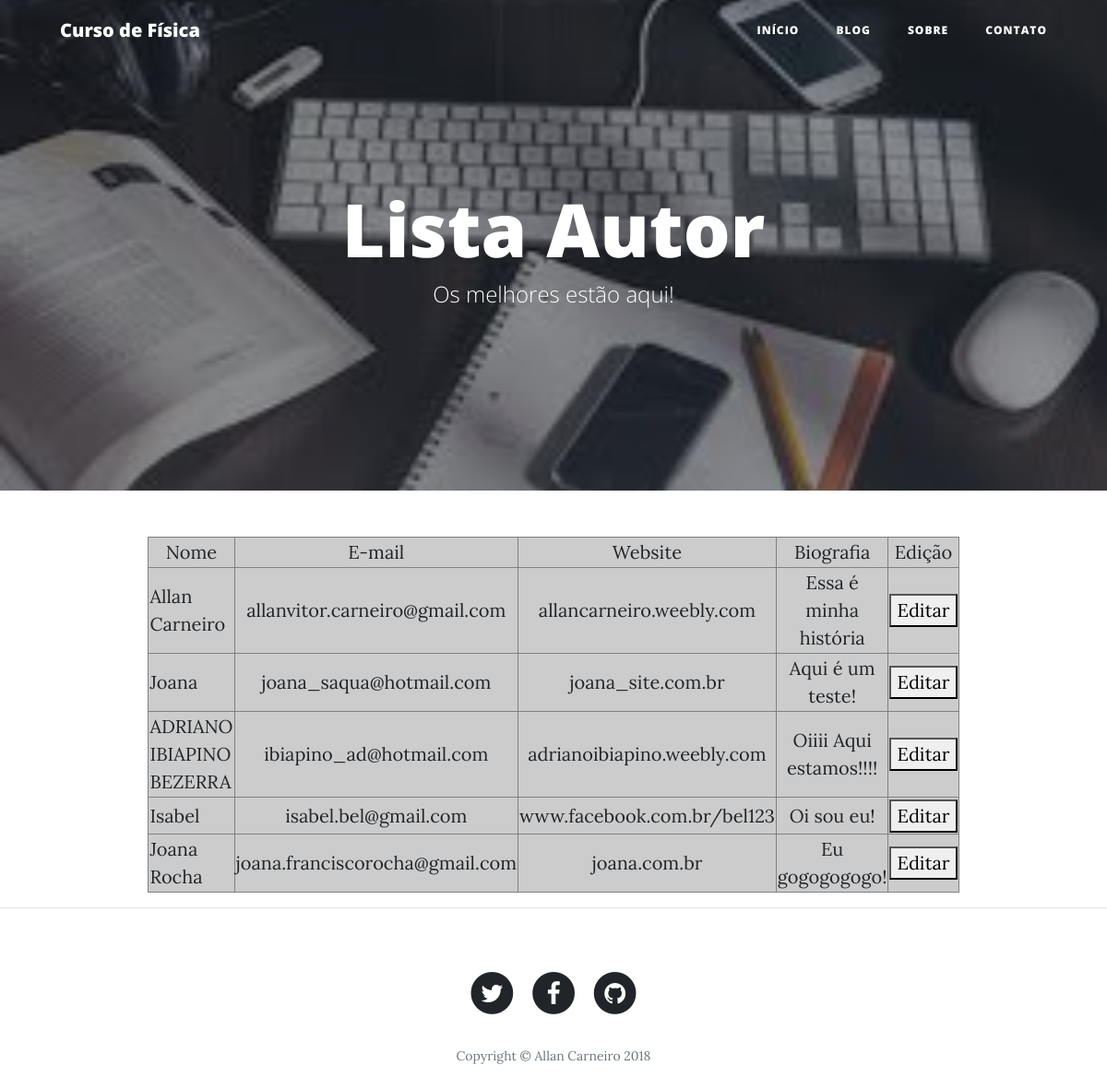
The page /author_all on the database as committed earlier.
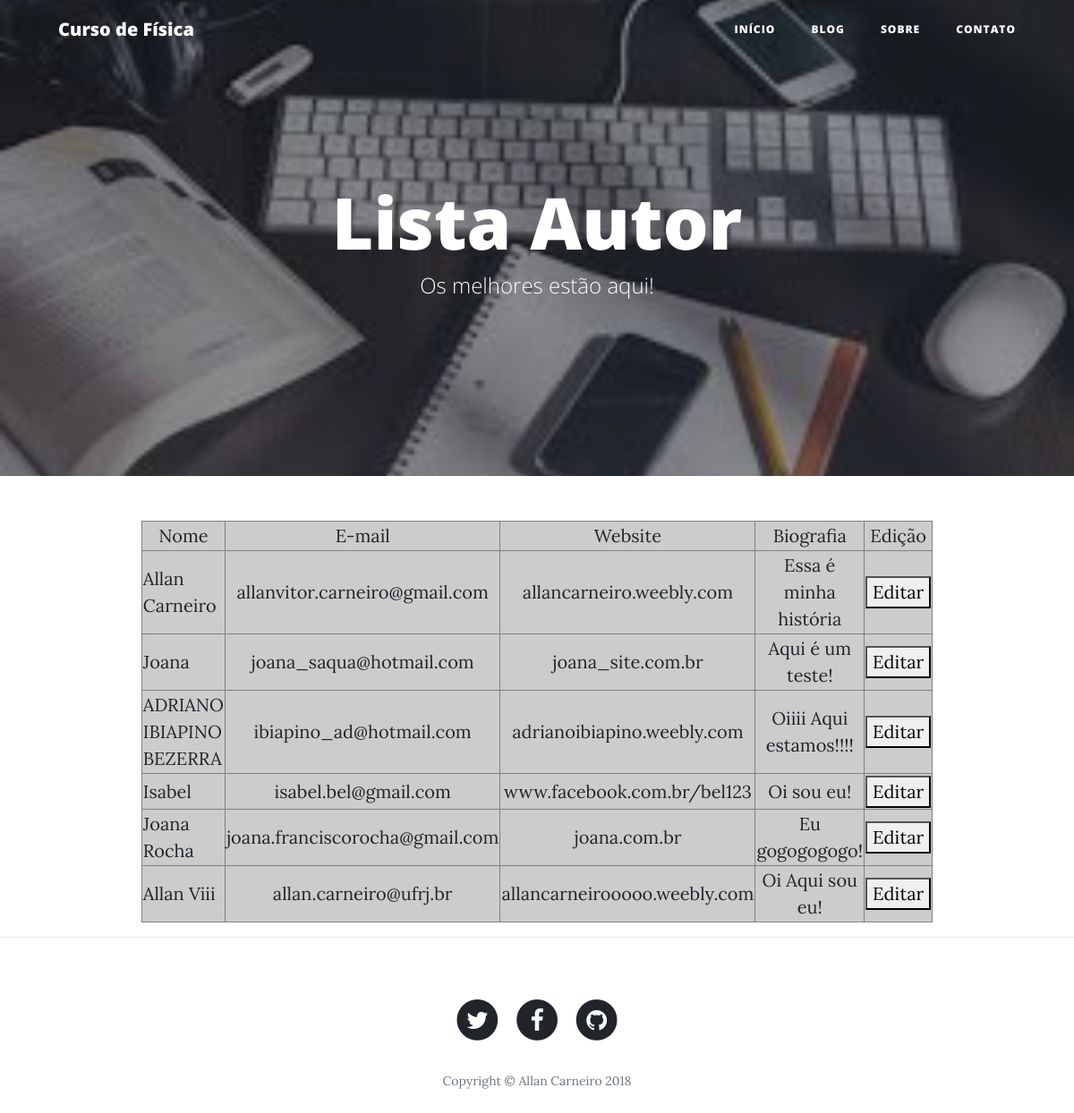
The same page on the database as committed later.
### website/models.py (models this page shows, shortened)
class Author(db.Model):
    id = db.Column(db.Integer, primary_key=True)
    name = db.Column(db.String(200), unique=False, nullable=False)
    email = db.Column(db.String(100), unique=True, nullable=False)
    website = db.Column(db.String(120), unique=False, nullable=False)
    photo = db.Column(db.String(120), unique=False, nullable=False)
    bio = db.Column(db.String(300), unique=True, nullable=False)

### website/views.py (the view)
@app.route("/author_all")
def paginapadrao_authorall():
    barra_menu = ["Início", "Blog", "Sobre", "Contato"]
    autor = Author.query.all()
    return render_template("lista_author.html", menu=barra_menu, author=autor)

### website/templates/lista_author.html
{% extends "basic.html" %}
{% block conteudo %}
<header class="masthead" style="background-image: url('{{url_for('static', filename='img/lista_author.jpeg')}}')">
      <div class="overlay"></div>
      <div class="container">
        <div class="row">
          <div class="col-lg-8 col-md-10 mx-auto">
            <div class="page-heading">
              <h1>Lista Autor</h1>
              <span class="subheading">Os melhores estão aqui!</span>
            </div>
          </div>
        </div>
      </div>
</header>
               <table align="center" width="700" border="1px" bgcolor="#CCC">
                  <tr>
                    <td width="300" align="center" >Nome</td>
                    <td width="150" align="center">E-mail</td>
                    <td width="150" align="center">Website</td>
                    <td width="200" align="center">Biografia</td>
                    <td width="50" align="center">Edição</td>
                  </tr>
                  {% for aut in author %}
                  <tr>
                    <td height="40" align="justify"> {{aut.name}} </td>
                    <td align="center">{{aut.email}}</td>
                    <td align="center">{{aut.website}}</td>
                    <td align="center">{{aut.bio}}</td>
                    <td align="center"><button>Editar</button></td>
                  </tr>
                  {% endfor %}
                </table>
{% endblock %}

Rows that differ between the two databases and show on the page:
added Author: name "Allan Viii", email "allan.carneiro@ufrj.br", website "allancarneirooooo.weebly.com", bio "Oi Aqui sou eu!"
